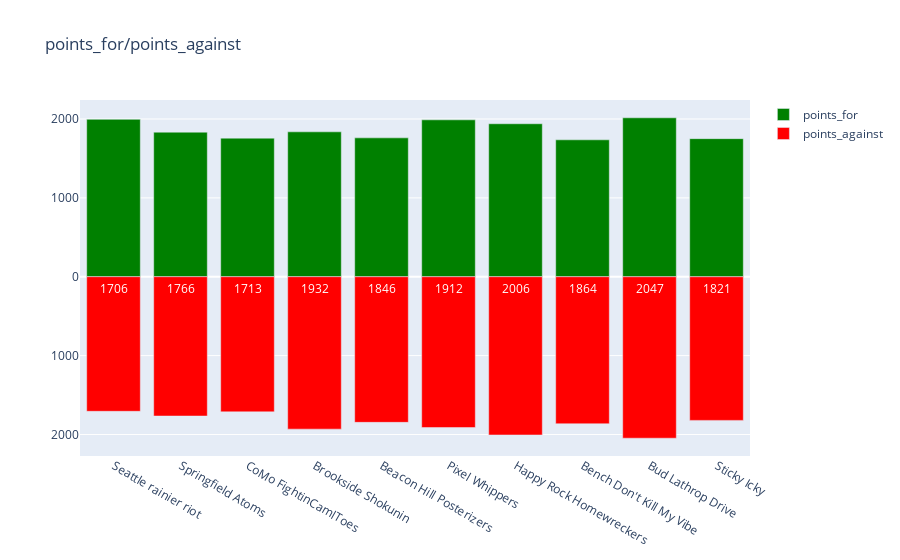

Here is the notebook cell this chart was saved with:
### Code cell
fig = go.Figure()

fig.add_trace(go.Bar(x=win_loss_df['owner_team_name'], y=win_loss_df['points_for'],
                base=0,
                marker_color='green',
                name='points_for',
                hoverinfo='y'
                ))
fig.add_trace(go.Bar(x=win_loss_df['owner_team_name'], y=win_loss_df['points_against'],
                base= -1 * win_loss_df['points_against'].astype('int'),
                text = 1 * win_loss_df['points_against'].astype('int'),
                marker_color='red',
                name='points_against',
                hoverinfo='text'
                ))

fig.update_yaxes(tickvals=[3000, 2000, 1000, 0, -1000, -2000, -3000] , ticktext = [3000, 2000, 1000, 0, 1000, 2000, 3000])
fig.layout.update(barmode = 'overlay', 
                  hovermode = 'x',
                  title = 'points_for/points_against'
)
fig.show()

### Figure 1 — Plotly figure (JSON) as saved in the notebook; plotly's stock layout.template omitted (floating-point values rounded to 4 significant figures)
{"data": [{"base": 0, "hoverinfo": "y", "marker": {"color": "green"}, "name": "points_for", "type": "bar", "x": ["Seattle rainier riot", "Springfield Atoms", "CoMo FightinCamlToes", "Brookside Shokunin", "Beacon Hill Posterizers", "Pixel Whippers", "Happy Rock Homewreckers", "Bench Don't Kill My Vibe", "Bud Lathrop Drive", "Sticky Icky"], "y": [1996, 1833.0, 1757.0, 1837.0, 1761.0, 1990.0, 1940.0, 1736.0, 2015.0, 1751.0]}, {"base": [-1706, -1766, -1713, -1932, -1846, -1912, -2006, -1864, -2047, -1821], "hoverinfo": "text", "marker": {"color": "red"}, "name": "points_against", "text": [1706, 1766, 1713, 1932, 1846, 1912, 2006, 1864, 2047, 1821], "type": "bar", "x": ["Seattle rainier riot", "Springfield Atoms", "CoMo FightinCamlToes", "Brookside Shokunin", "Beacon Hill Posterizers", "Pixel Whippers", "Happy Rock Homewreckers", "Bench Don't Kill My Vibe", "Bud Lathrop Drive", "Sticky Icky"], "y": [1707.0, 1766.0, 1713.0, 1933.0, 1846.0, 1912.0, 2006.0, 1864.0, 2047, 1821]}], "layout": {"barmode": "overlay", "hovermode": "x", "title": {"text": "points_for/points_against"}, "yaxis": {"ticktext": [3000, 2000, 1000, 0, 1000, 2000, 3000], "tickvals": [3000, 2000, 1000, 0, -1000, -2000, -3000]}}}
